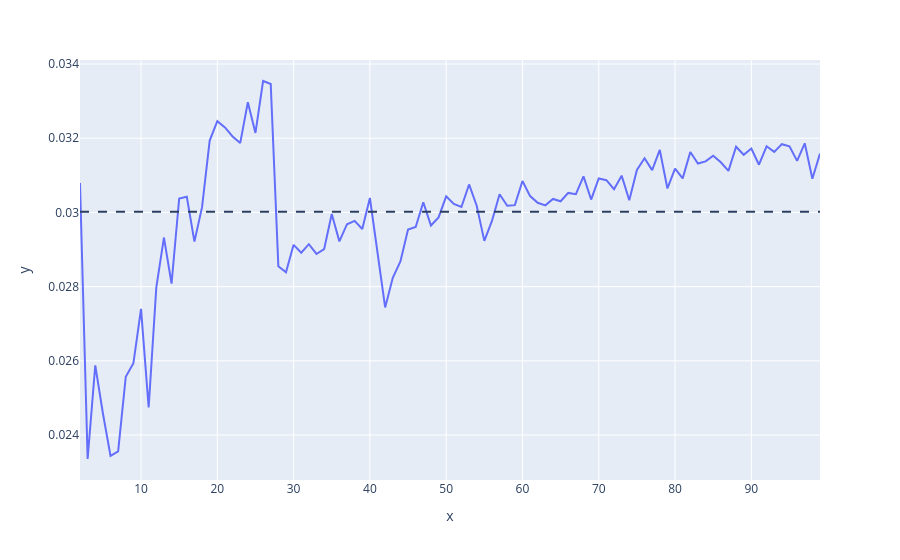

Write notebook code for a chart like this one.
### Code cell
print(f"Best n clusters = {best_n_clusters['n']} with a silhouette score of {best_n_clusters['score']}")
fig = px.line(x=range(*k_range), y=silhouettes)

avg = sum(silhouettes) / len(silhouettes)
fig.add_hline(y=avg, line_dash='dash')

### Figure 1 — Plotly figure (JSON) as saved in the notebook; plotly's stock layout.template omitted (floating-point values rounded to 4 significant figures)
{"data": [{"hovertemplate": "x=%{x}<br>y=%{y}<extra></extra>", "legendgroup": "", "line": {"color": "#636efa", "dash": "solid"}, "marker": {"symbol": "circle"}, "mode": "lines", "name": "", "orientation": "v", "showlegend": false, "type": "scatter", "x": [2, 3, 4, 5, 6, 7, 8, 9, 10, 11, 12, 13, 14, 15, 16, 17, 18, 19, 20, 21, 22, 23, 24, 25, 26, 27, 28, 29, 30, 31, 32, 33, 34, 35, 36, 37, 38, 39, 40, 41, 42, 43, 44, 45, 46, 47, 48, 49, 50, 51, 52, 53, 54, 55, 56, 57, 58, 59, 60, 61, 62, 63, 64, 65, 66, 67, 68, 69, 70, 71, 72, 73, 74, 75, 76, 77, 78, 79, 80, 81, 82, 83, 84, 85, 86, 87, 88, 89, 90, 91, 92, 93, 94, 95, 96, 97, 98, 99], "xaxis": "x", "y": [0.03079, 0.02335, 0.02588, 0.02459, 0.02344, 0.02356, 0.02557, 0.02593, 0.0274, 0.02474, 0.02797, 0.02932, 0.02808, 0.03038, 0.03042, 0.02921, 0.03014, 0.03194, 0.03246, 0.03229, 0.03205, 0.03187, 0.03297, 0.03214, 0.03354, 0.03346, 0.02855, 0.02839, 0.02913, 0.02891, 0.02914, 0.02888, 0.02901, 0.02996, 0.02922, 0.02968, 0.02977, 0.02955, 0.03039, 0.02893, 0.02744, 0.02824, 0.02868, 0.02954, 0.02961, 0.03027, 0.02965, 0.02987, 0.03043, 0.03023, 0.03015, 0.03075, 0.03018, 0.02923, 0.02977, 0.03049, 0.03018, 0.0302, 0.03085, 0.03044, 0.03026, 0.03019, 0.03036, 0.0303, 0.03053, 0.03049, 0.03097, 0.03035, 0.03091, 0.03087, 0.03063, 0.03099, 0.03033, 0.03114, 0.03146, 0.03114, 0.03168, 0.03065, 0.03118, 0.03092, 0.03163, 0.03132, 0.03138, 0.03153, 0.03135, 0.03112, 0.03177, 0.03155, 0.03172, 0.03129, 0.03178, 0.03163, 0.03184, 0.03178, 0.03139, 0.03186, 0.03091, 0.03159], "yaxis": "y"}], "layout": {"legend": {"tracegroupgap": 0}, "margin": {"t": 60}, "shapes": [{"line": {"dash": "dash"}, "type": "line", "x0": 0, "x1": 1, "xref": "x domain", "y0": 0.03002, "y1": 0.03002, "yref": "y"}], "xaxis": {"anchor": "y", "domain": [0, 1], "title": {"text": "x"}}, "yaxis": {"anchor": "x", "domain": [0, 1], "title": {"text": "y"}}}}
